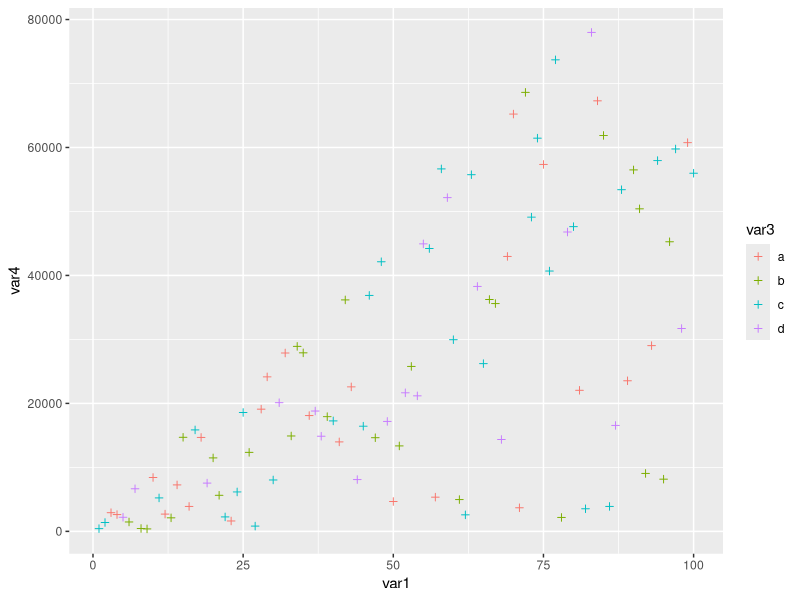

Generate this figure with R:
library(dplyr)
library(ggplot2)

var1 <- 1:100
var2 <- runif(100, min=0, max=1000)
factors <- c("a","b","c","d")
var3 <- sample(factors, size = 100, replace = TRUE)

testframe <- as.data.frame(cbind(var1,var2,var3))
testframe$var1 = as.numeric(as.character(testframe$var1))
testframe$var2 = as.numeric(as.character(testframe$var2))
testframe$var3 = as.factor(testframe$var3)

testframe <- testframe %>% mutate(var4 = var1*var2)
testframe <- testframe %>% mutate(var5 = paste0(var4,var3))


ggplot(testframe, aes(x = var1, y = var4))+
  geom_point(aes(colour=var3), shape = 3)
  
